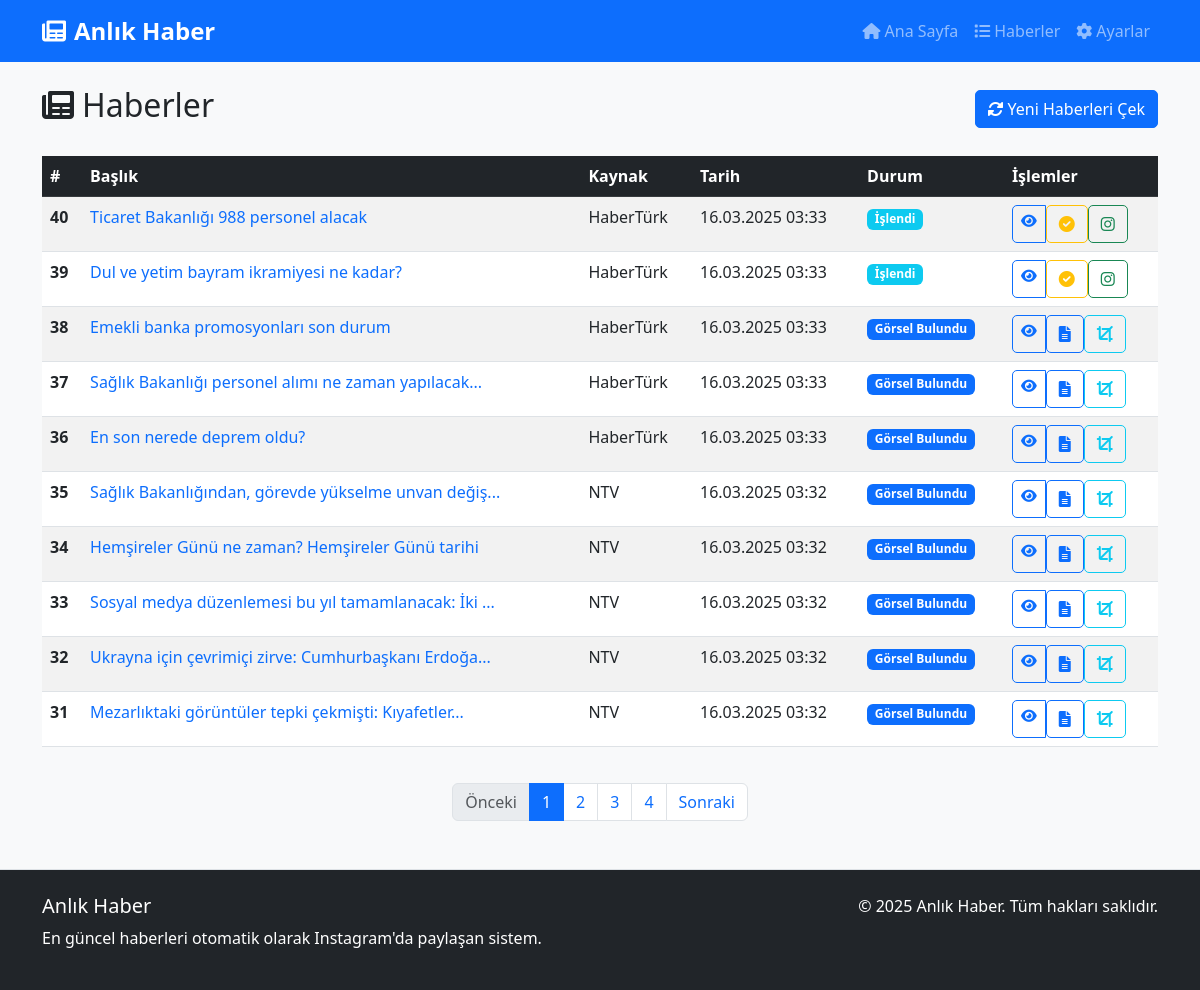
The app's page /haber/listesi, older data.
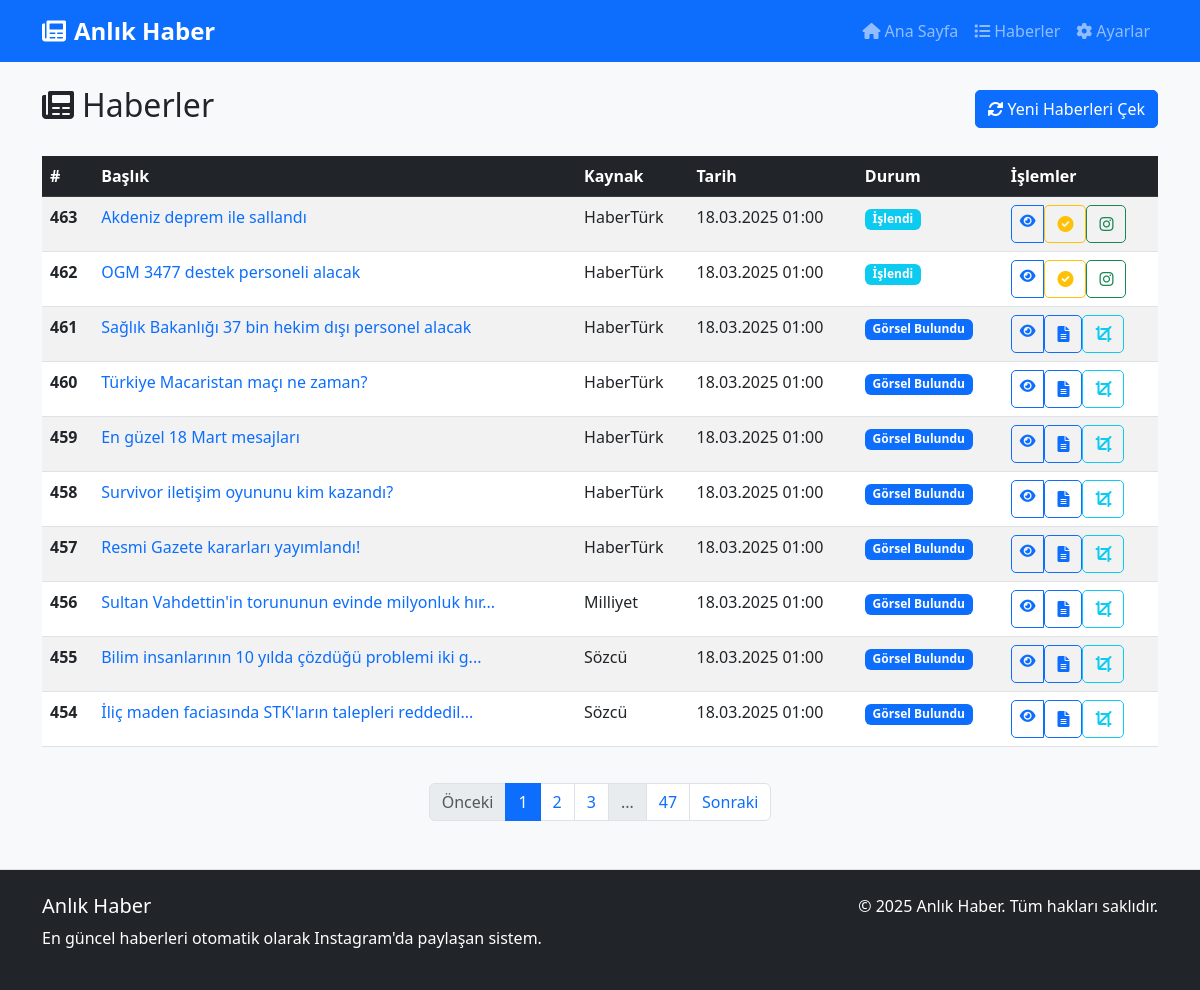
The same page, newer data.
### models.py (models this page shows, shortened)
class Haber(db.Model):
    id = db.Column(db.Integer, primary_key=True)
    baslik = db.Column(db.String(255), nullable=False)
    icerik = db.Column(db.Text, nullable=False)
    ozet = db.Column(db.Text, nullable=True)
    kaynak = db.Column(db.String(100), nullable=False)
    url = db.Column(db.String(500), nullable=False, unique=True)
    gorsel_url = db.Column(db.String(500), nullable=True)
    islenmis_gorsel_path = db.Column(db.String(500), nullable=True)
    orijinal_gorsel_path = db.Column(db.String(500), nullable=True)
    paylasildi = db.Column(db.Boolean, default=False)
    paylasima_hazir = db.Column(db.Boolean, default=False)
    paylasilma_zamani = db.Column(db.DateTime, nullable=True)
    instagram_post_id = db.Column(db.String(100), nullable=True)
    olusturulma_zamani = db.Column(db.DateTime, default=datetime.now)

### routes/haber_routes.py (the view)
@haber_bp.route('/listesi')
def haberler_listesi():
    page = request.args.get('page', 1, type=int)
    per_page = 10
    haberler = Haber.query.order_by(Haber.olusturulma_zamani.desc()).paginate(page=page, per_page=per_page)
    return render_template('haberler.html', haberler=haberler, now=datetime.now())

### templates/haberler.html (shortened to what the changed rows need)
{% extends 'base.html' %}
{% block content %}
<div class="d-flex justify-content-between align-items-center mb-4">
    <h2><i class="fas fa-newspaper me-2"></i>Haberler</h2>
</div>
{% if haberler.items %}
    <div class="table-responsive">
        <table class="table table-hover table-striped">
            <thead class="table-dark">
                <tr>
                    <th scope="col">#</th>
                    <th scope="col">Başlık</th>
                    <th scope="col">Kaynak</th>
                    <th scope="col">Tarih</th>
                    <th scope="col">Durum</th>
                    <th scope="col">İşlemler</th>
                </tr>
            </thead>
            <tbody>
                {% for haber in haberler.items %}
                    <tr>
                        <th scope="row">{{ haber.id }}</th>
                        <td>
                            <a href="{{ url_for('haber_detay', haber_id=haber.id) }}" class="text-decoration-none">
                                {{ haber.baslik[:50] }}{% if haber.baslik|length > 50 %}...{% endif %}
                            </a>
                        </td>
                        <td>{{ haber.kaynak }}</td>
                        <td>{{ haber.olusturulma_zamani.strftime('%d.%m.%Y %H:%M') }}</td>
                        <td>
                            {% if haber.paylasildi %}
                                <span class="badge bg-success">Paylaşıldı</span>
                            {% elif haber.paylasima_hazir %}
                                <span class="badge bg-warning">Paylaşıma Hazır</span>
                            {% elif haber.islenmis_gorsel_path %}
                                <span class="badge bg-info">İşlendi</span>
                            {% elif haber.gorsel_url %}
                                <span class="badge bg-primary">Görsel Bulundu</span>
                            {% elif haber.ozet %}
                                <span class="badge bg-primary">Özetlendi</span>
                            {% else %}
                                <span class="badge bg-secondary">Yeni</span>
                            {% endif %}
                        </td>
                        <td>
                            <div class="btn-group btn-group-sm" role="group">
                                <a href="{{ url_for('haber_detay', haber_id=haber.id) }}" class="btn btn-outline-primary" title="Detay">
                                    <i class="fas fa-eye"></i>
                                </a>
                                {% if not haber.ozet %}
                                    <form action="{{ url_for('ozetsiz_haberleri_ozetle_route') }}" method="post" class="d-inline">
                                        <button type="submit" class="btn btn-outline-primary" title="Özetle">
                                            <i class="fas fa-file-alt"></i>
                                        </button>
                                    </form>
                                {% endif %}
                                {% if haber.gorsel_url and not haber.islenmis_gorsel_path %}
                                    <form action="{{ url_for('haber_gorselini_isle', haber_id=haber.id) }}" method="post" class="d-inline">
                                        <button type="submit" class="btn btn-outline-info" title="Görseli İşle">
                                            <i class="fas fa-crop"></i>
                                        </button>
                                    </form>
                                {% endif %}
                                {% if haber.islenmis_gorsel_path and haber.ozet and not haber.paylasima_hazir and not haber.paylasildi %}
                                    <form action="{{ url_for('haber_paylasima_hazirla', haber_id=haber.id) }}" method="post" class="d-inline">
                                        <button type="submit" class="btn btn-outline-warning" title="Paylaşıma Hazırla">
                                            <i class="fas fa-check-circle"></i>
                                        </button>
                                    </form>
                                {% endif %}
                                {% if haber.islenmis_gorsel_path and not haber.paylasildi %}
                                    <form action="{{ url_for('haber_paylas', haber_id=haber.id) }}" method="post" class="d-inline">
                                        <button type="submit" class="btn btn-outline-success" title="Instagram'da Paylaş">
                                            <i class="fab fa-instagram"></i>
                                        </button>
                                    </form>
                                {% endif %}
                            </div>
                        </td>
                    </tr>
                {% endfor %}
            </tbody>
        </table>
    </div>
    <nav aria-label="Sayfalama">
        <ul class="pagination justify-content-center">
            {% for page_num in haberler.iter_pages(left_edge=1, right_edge=1, left_current=2, right_current=2) %}
                {% if page_num %}
                    {% if page_num == haberler.page %}
                        <li class="page-item active">
                            <span class="page-link">{{ page_num }}</span>
                        </li>
                    {% else %}
                        <li class="page-item">
                            <a class="page-link" href="{{ url_for('haberler', page=page_num) }}">{{ page_num }}</a>
                        </li>
                    {% endif %}
                {% else %}
                    <li class="page-item disabled">
                        <span class="page-link">...</span>
                    </li>
                {% endif %}
            {% endfor %}
        </ul>
    </nav>
{% else %}
    <div class="alert alert-info">
        <i class="fas fa-info-circle me-2"></i>Henüz hiç haber bulunmuyor. "Yeni Haberleri Çek" butonuna tıklayarak haberleri çekmeye başlayabilirsiniz.
    </div>
{% endif %}
{% endblock %}

Row changes from the older to the newer data that the page shows:
no longer on this page (row edited): Haber: id "40", baslik "Ticaret Bakanlığı 988 personel alacak", kaynak "HaberTürk", olusturulma_zamani "16.03.2025 03:33", paylasildi "İşlendi"
no longer on this page (row edited): Haber: id "39", baslik "Dul ve yetim bayram ikramiyesi ne kadar?", kaynak "HaberTürk", olusturulma_zamani "16.03.2025 03:33", paylasildi "İşlendi"
no longer on this page (row edited): Haber: id "38", baslik "Emekli banka promosyonları son durum", kaynak "HaberTürk", olusturulma_zamani "16.03.2025 03:33", paylasildi "Görsel Bulundu"
no longer on this page (row edited): Haber: id "37", baslik "Sağlık Bakanlığı personel alımı ne zaman yapılacak", kaynak "HaberTürk", olusturulma_zamani "16.03.2025 03:33", paylasildi "Görsel Bulundu"
no longer on this page (row edited): Haber: id "36", baslik "En son nerede deprem oldu?", kaynak "HaberTürk", olusturulma_zamani "16.03.2025 03:33", paylasildi "Görsel Bulundu"
no longer on this page (row edited): Haber: id "35", baslik "Sağlık Bakanlığından, görevde yükselme unvan değiş", kaynak "NTV", olusturulma_zamani "16.03.2025 03:32", paylasildi "Görsel Bulundu"
no longer on this page (row edited): Haber: id "34", baslik "Hemşireler Günü ne zaman? Hemşireler Günü tarihi", kaynak "NTV", olusturulma_zamani "16.03.2025 03:32", paylasildi "Görsel Bulundu"
no longer on this page (row edited): Haber: id "33", baslik "Sosyal medya düzenlemesi bu yıl tamamlanacak: İki", kaynak "NTV", olusturulma_zamani "16.03.2025 03:32", paylasildi "Görsel Bulundu"
no longer on this page (row edited): Haber: id "32", baslik "Ukrayna için çevrimiçi zirve: Cumhurbaşkanı Erdoğa", kaynak "NTV", olusturulma_zamani "16.03.2025 03:32", paylasildi "Görsel Bulundu"
no longer on this page (row edited): Haber: id "31", baslik "Mezarlıktaki görüntüler tepki çekmişti: Kıyafetler", kaynak "NTV", olusturulma_zamani "16.03.2025 03:32", paylasildi "Görsel Bulundu"
added Haber: id "463", baslik "Akdeniz deprem ile sallandı", kaynak "HaberTürk", olusturulma_zamani "18.03.2025 01:00", paylasildi "İşlendi"
added Haber: id "462", baslik "OGM 3477 destek personeli alacak", kaynak "HaberTürk", olusturulma_zamani "18.03.2025 01:00", paylasildi "İşlendi"
added Haber: id "461", baslik "Sağlık Bakanlığı 37 bin hekim dışı personel alacak", kaynak "HaberTürk", olusturulma_zamani "18.03.2025 01:00", paylasildi "Görsel Bulundu"
added Haber: id "460", baslik "Türkiye Macaristan maçı ne zaman?", kaynak "HaberTürk", olusturulma_zamani "18.03.2025 01:00", paylasildi "Görsel Bulundu"
added Haber: id "459", baslik "En güzel 18 Mart mesajları", kaynak "HaberTürk", olusturulma_zamani "18.03.2025 01:00", paylasildi "Görsel Bulundu"
added Haber: id "458", baslik "Survivor iletişim oyununu kim kazandı?", kaynak "HaberTürk", olusturulma_zamani "18.03.2025 01:00", paylasildi "Görsel Bulundu"
added Haber: id "457", baslik "Resmi Gazete kararları yayımlandı!", kaynak "HaberTürk", olusturulma_zamani "18.03.2025 01:00", paylasildi "Görsel Bulundu"
added Haber: id "456", baslik "Sultan Vahdettin'in torununun evinde milyonluk hır", kaynak "Milliyet", olusturulma_zamani "18.03.2025 01:00", paylasildi "Görsel Bulundu"
added Haber: id "455", baslik "Bilim insanlarının 10 yılda çözdüğü problemi iki g", kaynak "Sözcü", olusturulma_zamani "18.03.2025 01:00", paylasildi "Görsel Bulundu"
added Haber: id "454", baslik "İliç maden faciasında STK'ların talepleri reddedil", kaynak "Sözcü", olusturulma_zamani "18.03.2025 01:00", paylasildi "Görsel Bulundu"
Text that changed along with them:
new list line: "47"
list line gone: "4"
